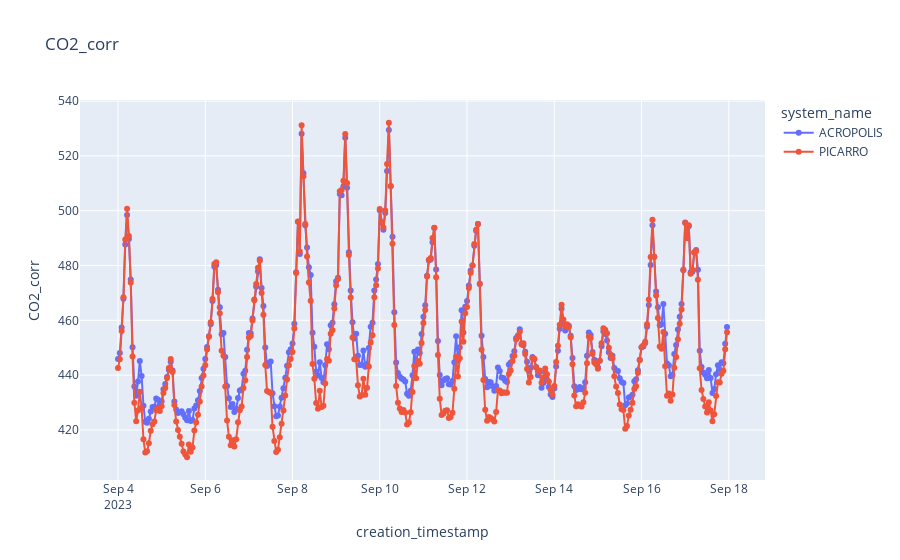

Here is the notebook cell this chart was saved with:
### Code cell
col_name = "CO2_corr"

df_all = pl.concat([df_a.select("creation_timestamp","system_name",col_name),df_p.select("creation_timestamp","system_name",col_name)])

plot_sensor_measurement(df_all.collect(), col_name="CO2_corr")

### Figure 1 — Plotly figure (JSON) as saved in the notebook; plotly's stock layout.template omitted (floating-point values rounded to 4 significant figures; data arrays with more than 128 entries replaced by an {"elided": "..."} marker saying what was removed)
{"data": [{"hovertemplate": "system_name=ACROPOLIS<br>creation_timestamp=%{x}<br>CO2_corr=%{y}<extra></extra>", "legendgroup": "ACROPOLIS", "line": {"color": "#636efa", "dash": "solid"}, "marker": {"symbol": "circle"}, "mode": "lines+markers", "name": "ACROPOLIS", "orientation": "v", "showlegend": true, "type": "scatter", "x": {"elided": "336 str values"}, "xaxis": "x", "y": {"elided": "336 float values"}, "yaxis": "y"}, {"hovertemplate": "system_name=PICARRO<br>creation_timestamp=%{x}<br>CO2_corr=%{y}<extra></extra>", "legendgroup": "PICARRO", "line": {"color": "#EF553B", "dash": "solid"}, "marker": {"symbol": "circle"}, "mode": "lines+markers", "name": "PICARRO", "orientation": "v", "showlegend": true, "type": "scatter", "x": {"elided": "336 str values"}, "xaxis": "x", "y": {"elided": "336 float values"}, "yaxis": "y"}], "layout": {"legend": {"title": {"text": "system_name"}, "tracegroupgap": 0}, "title": {"text": "CO2_corr"}, "xaxis": {"anchor": "y", "domain": [0, 1], "title": {"text": "creation_timestamp"}}, "yaxis": {"anchor": "x", "domain": [0, 1], "title": {"text": "CO2_corr"}}}}
